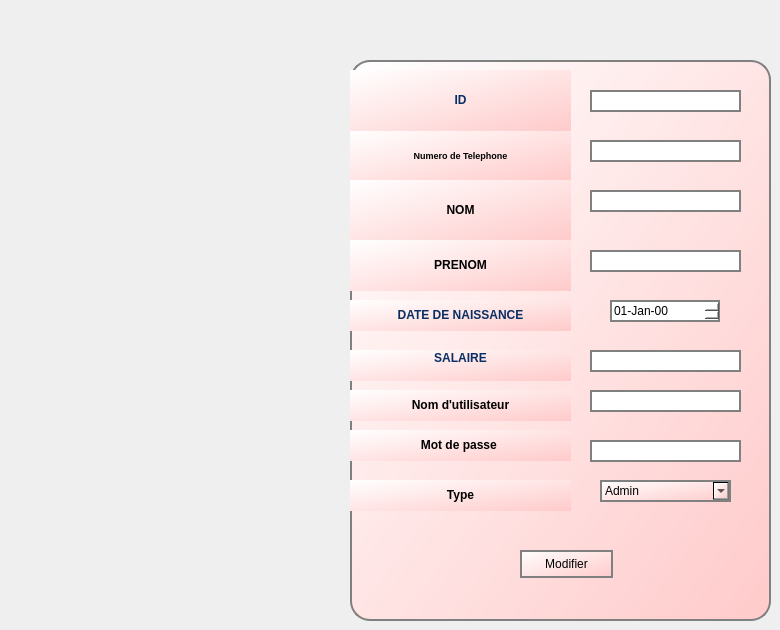
     <widget class="QWidget" name="page_modifier">
      <attribute name="title">
       <string>modifier</string>
      </attribute>
      <widget class="QGroupBox" name="groupBox_3">
       <property name="geometry">
        <rect>
         <x>350</x>
         <y>60</y>
         <width>421</width>
         <height>561</height>
        </rect>
       </property>
       <property name="styleSheet">
        <string notr="true">border-radius: 20px;
border: 2px solid gray;
background-color: qlineargradient(spread:pad, x1:0, y1:0, x2:1, y2:1, stop:0 rgba(255, 255, 255, 255), stop:1 rgba(255, 202, 202, 255));
</string>
       </property>
       <property name="title">
        <string/>
       </property>
       <widget class="QLabel" name="label_numero_ich_2">
        <property name="geometry">
         <rect>
          <x>0</x>
          <y>70</y>
          <width>221</width>
          <height>51</height>
         </rect>
        </property>
        <property name="styleSheet">
         <string notr="true">border-radius: 0px;
border: 0px solid gray;</string>
        </property>
        <property name="text">
         <string>&lt;html&gt;&lt;head/&gt;&lt;body&gt;&lt;p align=&quot;center&quot;&gt;&lt;span style=&quot; font-size:7pt; font-weight:600;&quot;&gt;Numero de Telephone&lt;/span&gt;&lt;/p&gt;&lt;/body&gt;&lt;/html&gt;</string>
        </property>
       </widget>
       <widget class="QLabel" name="label_salaire_ich_2">
        <property name="geometry">
         <rect>
          <x>0</x>
          <y>290</y>
          <width>221</width>
          <height>31</height>
         </rect>
        </property>
        <property name="styleSheet">
         <string notr="true">border-radius: 0px;
border: 0px solid gray;</string>
        </property>
        <property name="text">
         <string>&lt;html&gt;&lt;head/&gt;&lt;body&gt;&lt;p align=&quot;center&quot;&gt;&lt;span style=&quot; font-weight:600; color:#092e64;&quot;&gt;SALAIRE&lt;/span&gt;&lt;span style=&quot; font-weight:600;&quot;&gt;&lt;br/&gt;&lt;/span&gt;&lt;/p&gt;&lt;/body&gt;&lt;/html&gt;</string>
        </property>
       </widget>
       <widget class="QLabel" name="label_date_ich_2">
        <property name="geometry">
         <rect>
          <x>0</x>
          <y>240</y>
          <width>221</width>
          <height>31</height>
         </rect>
        </property>
        <property name="styleSheet">
         <string notr="true">border-radius: 0px;
border: 0px solid gray;</string>
        </property>
        <property name="text">
         <string>&lt;html&gt;&lt;head/&gt;&lt;body&gt;&lt;p align=&quot;center&quot;&gt;&lt;span style=&quot; font-weight:600; color:#092e64;&quot;&gt;DATE DE NAISSANCE&lt;/span&gt;&lt;/p&gt;&lt;/body&gt;&lt;/html&gt;</string>
        </property>
       </widget>
       <widget class="QLabel" name="label_nom_ich_2">
        <property name="geometry">
         <rect>
          <x>0</x>
          <y>120</y>
          <width>221</width>
          <height>61</height>
         </rect>
        </property>
        <property name="styleSheet">
         <string notr="true">border-radius: 0px;
border: 0px solid gray;</string>
        </property>
        <property name="text">
         <string>&lt;html&gt;&lt;head/&gt;&lt;body&gt;&lt;p align=&quot;center&quot;&gt;&lt;span style=&quot; font-weight:600;&quot;&gt;NOM&lt;/span&gt;&lt;/p&gt;&lt;/body&gt;&lt;/html&gt;</string>
        </property>
       </widget>
       <widget class="QLabel" name="label_id_ich_2">
        <property name="geometry">
         <rect>
          <x>0</x>
          <y>10</y>
          <width>221</width>
          <height>61</height>
         </rect>
        </property>
        <property name="styleSheet">
         <string notr="true">border-radius: 0px;
border: 0px solid gray;</string>
        </property>
        <property name="text">
         <string>&lt;html&gt;&lt;head/&gt;&lt;body&gt;&lt;p align=&quot;center&quot;&gt;&lt;span style=&quot; font-weight:600; color:#092e64;&quot;&gt;ID&lt;/span&gt;&lt;/p&gt;&lt;/body&gt;&lt;/html&gt;</string>
        </property>
       </widget>
       <widget class="QLineEdit" name="le_id_ich_mod">
        <property name="geometry">
         <rect>
          <x>240</x>
          <y>30</y>
          <width>151</width>
          <height>22</height>
         </rect>
        </property>
        <property name="styleSheet">
         <string notr="true">background-color: rgb(255, 255, 255);</string>
        </property>
       </widget>
       <widget class="QLineEdit" name="le_prenom_ich_mod">
        <property name="geometry">
         <rect>
          <x>240</x>
          <y>190</y>
          <width>151</width>
          <height>22</height>
         </rect>
        </property>
        <property name="styleSheet">
         <string notr="true">background-color: rgb(255, 255, 255);</string>
        </property>
       </widget>
       <widget class="QLineEdit" name="le_salaire_ich_mod">
        <property name="geometry">
         <rect>
          <x>240</x>
          <y>290</y>
          <width>151</width>
          <height>22</height>
         </rect>
        </property>
        <property name="styleSheet">
         <string notr="true">background-color: rgb(255, 255, 255);</string>
        </property>
        <property name="echoMode">
         <enum>QLineEdit::Normal</enum>
        </property>
       </widget>
       <widget class="QLineEdit" name="le_nom_ich_mod">
        <property name="geometry">
         <rect>
          <x>240</x>
          <y>130</y>
          <width>151</width>
          <height>22</height>
         </rect>
        </property>
        <property name="styleSheet">
         <string notr="true">background-color: rgb(255, 255, 255);</string>
        </property>
       </widget>
       <widget class="QLineEdit" name="le_numero_telephone_ich_mod">
        <property name="geometry">
         <rect>
          <x>240</x>
          <y>80</y>
          <width>151</width>
          <height>22</height>
         </rect>
        </property>
        <property name="styleSheet">
         <string notr="true">background-color: rgb(255, 255, 255);</string>
        </property>
       </widget>
       <widget class="QLabel" name="label_prenom_ich_2">
        <property name="geometry">
         <rect>
          <x>0</x>
          <y>180</y>
          <width>221</width>
          <height>51</height>
         </rect>
        </property>
        <property name="styleSheet">
         <string notr="true">border-radius: 0px;
border: 0px solid gray;</string>
        </property>
        <property name="text">
         <string>&lt;html&gt;&lt;head/&gt;&lt;body&gt;&lt;p align=&quot;center&quot;&gt;&lt;span style=&quot; font-weight:600;&quot;&gt;PRENOM&lt;/span&gt;&lt;/p&gt;&lt;/body&gt;&lt;/html&gt;</string>
        </property>
       </widget>
       <widget class="QLabel" name="label_nomu_ich_2">
        <property name="geometry">
         <rect>
          <x>0</x>
          <y>330</y>
          <width>221</width>
          <height>31</height>
         </rect>
        </property>
        <property name="styleSheet">
         <string notr="true">border-radius: 0px;
border: 0px solid gray;</string>
        </property>
        <property name="text">
         <string>&lt;html&gt;&lt;head/&gt;&lt;body&gt;&lt;p align=&quot;center&quot;&gt;&lt;span style=&quot; font-weight:600;&quot;&gt;Nom d'utilisateur&lt;/span&gt;&lt;/p&gt;&lt;/body&gt;&lt;/html&gt;</string>
        </property>
       </widget>
       <widget class="QLabel" name="label_mdp_ich_2">
        <property name="geometry">
         <rect>
          <x>0</x>
          <y>370</y>
          <width>221</width>
          <height>31</height>
         </rect>
        </property>
        <property name="styleSheet">
         <string notr="true">border-radius: 0px;
border: 0px solid gray;</string>
        </property>
        <property name="text">
         <string>&lt;html&gt;&lt;head/&gt;&lt;body&gt;&lt;p align=&quot;center&quot;&gt;&lt;span style=&quot; font-weight:600;&quot;&gt;Mot de passe &lt;/span&gt;&lt;/p&gt;&lt;/body&gt;&lt;/html&gt;</string>
        </property>
       </widget>
       <widget class="QLabel" name="label_type_ich_2">
        <property name="geometry">
         <rect>
          <x>0</x>
          <y>420</y>
          <width>221</width>
          <height>31</height>
         </rect>
        </property>
        <property name="styleSheet">
         <string notr="true">border-radius: 0px;
border: 0px solid gray;</string>
        </property>
        <property name="text">
         <string>&lt;html&gt;&lt;head/&gt;&lt;body&gt;&lt;p align=&quot;center&quot;&gt;&lt;span style=&quot; font-weight:600;&quot;&gt;Type&lt;/span&gt;&lt;/p&gt;&lt;/body&gt;&lt;/html&gt;</string>
        </property>
       </widget>
       <widget class="QDateEdit" name="dateEdit_ajout_ich_mod">
        <property name="geometry">
         <rect>
          <x>260</x>
          <y>240</y>
          <width>110</width>
          <height>22</height>
         </rect>
        </property>
        <property name="styleSheet">
         <string notr="true">background-color: rgb(255, 255, 255);</string>
        </property>
        <property name="displayFormat">
         <string>dd-MMM-yy</string>
        </property>
       </widget>
       <widget class="QComboBox" name="comboBox_type_ich_mod">
        <property name="geometry">
         <rect>
          <x>250</x>
          <y>420</y>
          <width>131</width>
          <height>22</height>
         </rect>
        </property>
        <item>
         <property name="text">
          <string>Admin</string>
         </property>
        </item>
        <item>
         <property name="text">
          <string>Podcast</string>
         </property>
        </item>
        <item>
         <property name="text">
          <string>Musique</string>
         </property>
        </item>
        <item>
         <property name="text">
          <string>Actualite</string>
         </property>
        </item>
        <item>
         <property name="text">
          <string>Publicite</string>
         </property>
        </item>
       </widget>
       <widget class="QLineEdit" name="le_nom_utilisateur_ich_mod">
        <property name="geometry">
         <rect>
          <x>240</x>
          <y>330</y>
          <width>151</width>
          <height>22</height>
         </rect>
        </property>
        <property name="styleSheet">
         <string notr="true">background-color: rgb(255, 255, 255);</string>
        </property>
        <property name="echoMode">
         <enum>QLineEdit::Normal</enum>
        </property>
       </widget>
       <widget class="QLineEdit" name="le_mdp_ich_mod">
        <property name="geometry">
         <rect>
          <x>240</x>
          <y>380</y>
          <width>151</width>
          <height>22</height>
         </rect>
        </property>
        <property name="styleSheet">
         <string notr="true">background-color: rgb(255, 255, 255);</string>
        </property>
        <property name="echoMode">
         <enum>QLineEdit::Normal</enum>
        </property>
       </widget>
       <widget class="QPushButton" name="pushButton_modif_ich">
        <property name="geometry">
         <rect>
          <x>170</x>
          <y>490</y>
          <width>93</width>
          <height>28</height>
         </rect>
        </property>
        <property name="text">
         <string>Modifier</string>
        </property>
       </widget>
      </widget>
     </widget>
